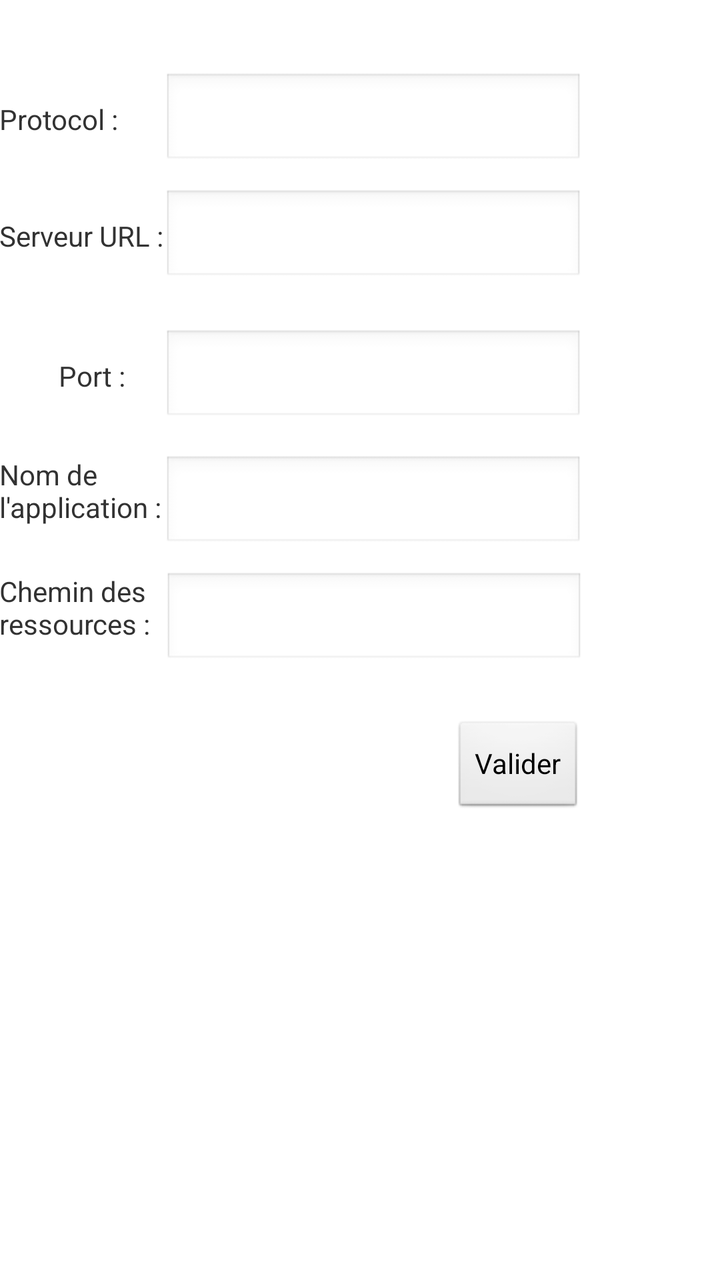
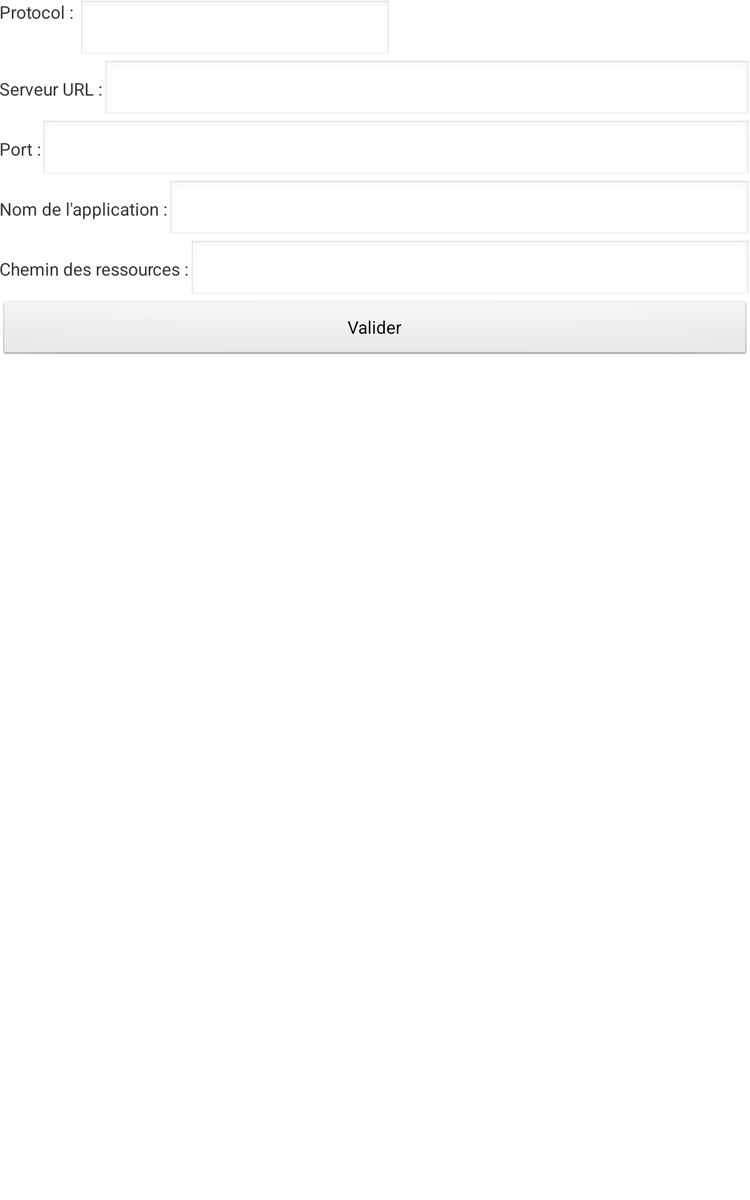

The same Android screen from two of the app's own layout files: first res/layout/ as a phone draws it, then the repository's variant for another configuration, drawn on a device whose configuration selects that folder. Both files follow.
<!-- AndroidManifest.xml: application theme AppTheme -->
<!-- res/layout/activity_parametres.xml -->
<RelativeLayout xmlns:android="http://schemas.android.com/apk/res/android"
    xmlns:tools="http://schemas.android.com/tools"
    android:layout_width="match_parent"
    android:layout_height="match_parent"
    android:paddingBottom="@dimen/activity_vertical_margin"
    android:paddingLeft="@dimen/activity_horizontal_margin"
    android:paddingRight="@dimen/activity_horizontal_margin"
    android:paddingTop="@dimen/activity_vertical_margin"
    tools:context=".Parametres" >

    <TextView
        android:id="@+id/textView1"
        android:layout_width="wrap_content"
        android:layout_height="wrap_content"
        android:layout_alignLeft="@+id/textView2"
        android:layout_alignParentTop="true"
        android:layout_marginTop="50dp"
        android:text="@string/protocol" />

    <EditText
        android:id="@+id/editTextProtocol"
        android:layout_width="wrap_content"
        android:layout_height="wrap_content"
        android:layout_alignBaseline="@+id/textView1"
        android:layout_alignBottom="@+id/textView1"
        android:layout_marginLeft="19dp"
        android:layout_toRightOf="@+id/textView1"
        android:ems="10" >

        <requestFocus />
    </EditText>

    <TextView
        android:id="@+id/TextView01"
        android:layout_width="wrap_content"
        android:layout_height="wrap_content"
        android:layout_below="@+id/editTextProtocol"
        android:layout_marginTop="24dp"
        android:text="@string/serveurURL" />

    <EditText
        android:id="@+id/EditTextServeurURL"
        android:layout_width="wrap_content"
        android:layout_height="wrap_content"
        android:layout_alignBaseline="@+id/TextView01"
        android:layout_alignBottom="@+id/TextView01"
        android:layout_alignLeft="@+id/editTextProtocol"
        android:ems="10" />

    <EditText
        android:id="@+id/editTextPort"
        android:layout_width="wrap_content"
        android:layout_height="wrap_content"
        android:layout_alignLeft="@+id/EditTextServeurURL"
        android:layout_below="@+id/EditTextServeurURL"
        android:layout_marginTop="22dp"
        android:ems="10" />

    <TextView
        android:id="@+id/textView3"
        android:layout_width="wrap_content"
        android:layout_height="wrap_content"
        android:layout_alignBaseline="@+id/editTextPort"
        android:layout_alignBottom="@+id/editTextPort"
        android:layout_alignRight="@+id/textView1"
        android:text="@string/port" />

    <TextView
        android:id="@+id/textView4"
        android:layout_width="wrap_content"
        android:layout_height="wrap_content"
        android:layout_alignLeft="@+id/TextView01"
        android:layout_alignRight="@+id/TextView01"
        android:layout_below="@+id/editTextPort"
        android:layout_marginTop="15dp"
        android:text="@string/applicationName" />

    <TextView
        android:id="@+id/textView2"
        android:layout_width="wrap_content"
        android:layout_height="wrap_content"
        android:layout_alignLeft="@+id/textView4"
        android:layout_alignRight="@+id/textView4"
        android:layout_below="@+id/textView4"
        android:layout_marginTop="23dp"
        android:text="@string/ressourcesPth" />

    <EditText
        android:id="@+id/editTextApplicationName"
        android:layout_width="wrap_content"
        android:layout_height="wrap_content"
        android:layout_alignLeft="@+id/editTextPort"
        android:layout_alignTop="@+id/textView4"
        android:ems="10" />

    <EditText
        android:id="@+id/editTextRessoucesPath"
        android:layout_width="wrap_content"
        android:layout_height="wrap_content"
        android:layout_alignTop="@+id/textView2"
        android:layout_toRightOf="@+id/textView2"
        android:ems="10" />

    <Button
        android:id="@+id/buttonValider"
        android:layout_width="wrap_content"
        android:layout_height="wrap_content"
        android:layout_alignRight="@+id/editTextRessoucesPath"
        android:layout_below="@+id/editTextRessoucesPath"
        android:layout_marginTop="26dp"
        android:text="@string/valider" />

</RelativeLayout>
<!-- resources referenced by this layout -->
<resources>
  <string name="applicationName">Nom de l\'application :</string>
  <string name="port">Port :</string>
  <string name="protocol">"Protocol : "</string>
  <string name="ressourcesPth">Chemin des ressources :</string>
  <string name="serveurURL">Serveur URL :</string>
  <string name="valider">Valider</string>
  <style name="AppTheme" parent="android:Theme.Light" />
</resources>
<!-- res/layout-large/activity_parametres.xml (the repository's variant of the layout above) -->
<!-- drawn on a 7-inch tablet held upright -->
<RelativeLayout xmlns:android="http://schemas.android.com/apk/res/android"
    xmlns:tools="http://schemas.android.com/tools"
    android:layout_width="match_parent"
    android:layout_height="match_parent"
    android:paddingBottom="@dimen/activity_vertical_margin"
    android:paddingLeft="@dimen/activity_horizontal_margin"
    android:paddingRight="@dimen/activity_horizontal_margin"
    android:paddingTop="@dimen/activity_vertical_margin"
    tools:context=".Parametres" >

    <LinearLayout
        

        android:layout_width="match_parent"
        android:layout_height="match_parent"
        android:orientation="vertical" >

        <LinearLayout
            android:id="@+id/linearLayout1"
            android:layout_width="match_parent"
            
            android:layout_height="wrap_content" >

            <TextView
                android:id="@+id/textView1"
                android:layout_width="wrap_content"
                android:layout_height="wrap_content"
                android:text="@string/protocol" />

            <EditText
                android:id="@+id/editTextProtocol"
                android:layout_width="250dp"
                android:layout_gravity="right"
                android:layout_height="wrap_content"
           
                android:ems="10"
                
            />

        </LinearLayout>

        <LinearLayout
            android:layout_width="match_parent"
            android:layout_height="wrap_content" >

            <TextView
                android:id="@+id/textView2"
                android:layout_width="wrap_content"
                android:layout_height="wrap_content"
                
                android:text="@string/serveurURL" />

            <EditText
                android:id="@+id/EditTextServeurURL"
                android:layout_width="wrap_content"
                android:layout_height="wrap_content"
                android:layout_weight="1"
               
                android:ems="10" />

        </LinearLayout>

        <LinearLayout
            android:layout_width="match_parent"
            android:layout_height="wrap_content" >

            <TextView
                android:id="@+id/textView3"
                android:layout_width="wrap_content"
                android:layout_height="wrap_content"
                android:text="@string/port" />

            <EditText
                android:id="@+id/editTextPort"
                android:layout_width="wrap_content"
                
                android:layout_height="wrap_content"
                android:layout_weight="1"
                android:ems="10" />

        </LinearLayout>

        <LinearLayout
            android:layout_width="match_parent"
            android:layout_height="wrap_content" >

            <TextView
                android:id="@+id/textView4"
                android:layout_width="wrap_content"
                android:layout_height="wrap_content"
                android:text="@string/applicationName" />

            <EditText
                android:id="@+id/editTextApplicationName"
                android:layout_width="wrap_content"
                android:layout_height="wrap_content"
                android:layout_weight="1"
                android:ems="10" />

        </LinearLayout>

        <LinearLayout
            android:layout_width="match_parent"
            android:layout_height="wrap_content" >

            <TextView
                android:id="@+id/textView5"
                android:layout_width="wrap_content"
                android:layout_height="wrap_content"
                android:text="@string/ressourcesPth" />

            <EditText
                android:id="@+id/editTextRessoucesPath"
                android:layout_width="wrap_content"
                android:layout_height="wrap_content"
                android:layout_weight="1"
                android:ems="10" />

        </LinearLayout>

        <LinearLayout
            android:layout_width="match_parent"
            android:layout_height="wrap_content" >

            <Button
                android:id="@+id/buttonValider"
                android:layout_width="match_parent"
                android:layout_height="wrap_content"
                android:text="@string/valider" />

        </LinearLayout>

    </LinearLayout>

</RelativeLayout>
